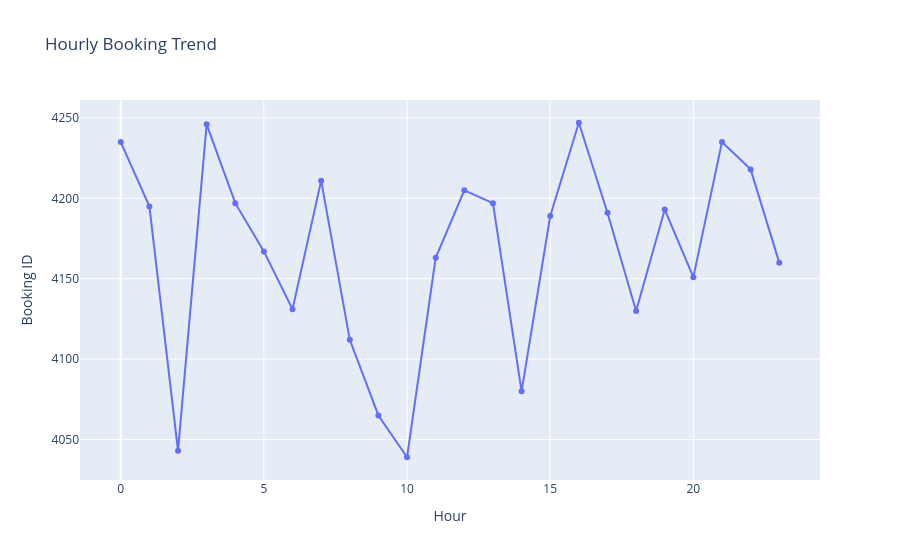

Write notebook code for a chart like this one.
### Code cell
hour=df.groupby(

"Hour"

)["Booking ID"].count().reset_index()

fig=px.line(

hour,

x="Hour",

y="Booking ID",

markers=True,

title="Hourly Booking Trend"

)

fig.show()

### Figure 1 — Plotly figure (JSON) as saved in the notebook; plotly's stock layout.template omitted (floating-point values rounded to 4 significant figures)
{"data": [{"hovertemplate": "Hour=%{x}<br>Booking ID=%{y}<extra></extra>", "legendgroup": "", "line": {"color": "#636efa", "dash": "solid"}, "marker": {"symbol": "circle"}, "mode": "lines+markers", "name": "", "orientation": "v", "showlegend": false, "type": "scatter", "x": [0, 1, 2, 3, 4, 5, 6, 7, 8, 9, 10, 11, 12, 13, 14, 15, 16, 17, 18, 19, 20, 21, 22, 23], "xaxis": "x", "y": [4235, 4195, 4043, 4246, 4197, 4167, 4131, 4211, 4112, 4065, 4039, 4163, 4205, 4197, 4080, 4189, 4247, 4191, 4130, 4193, 4151, 4235, 4218, 4160], "yaxis": "y"}], "layout": {"legend": {"tracegroupgap": 0}, "title": {"text": "Hourly Booking Trend"}, "xaxis": {"anchor": "y", "domain": [0, 1], "title": {"text": "Hour"}}, "yaxis": {"anchor": "x", "domain": [0, 1], "title": {"text": "Booking ID"}}}}
